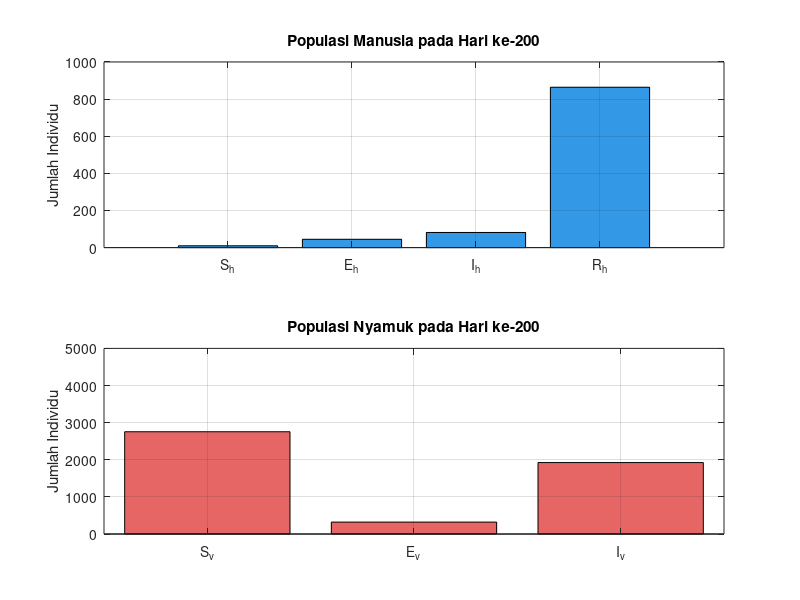

Here is the MATLAB script that generated this plot:
function SEIR_DBD_Animation
    % Parameter
    beta = 0.5;
    eta = 0.5;
    delta_eh = 0.2;
    theta_ev = 0.3;
    gamma_h = 0.1;
    mu_h = 0.01;
    mu_v = 0.05;
    Nh = 1000;
    Nv = 5000;
    p = 0.05; % Vaksinasi aktif

    % Waktu simulasi
    tspan = [0 200];
    y0 = [4000; 500; 500; 900; 50; 50; 0];  % [Sv, Ev, Iv, Sh, Eh, Ih, Rh]

    % Simulasi ODE
    [t, y] = ode45(@(t, y) odefun(t, y, beta, eta, delta_eh, theta_ev, gamma_h, mu_h, mu_v, Nh, Nv, p), tspan, y0);

    % Ekstrak kompartemen
    Sv = y(:,1); Ev = y(:,2); Iv = y(:,3);
    Sh = y(:,4); Eh = y(:,5); Ih = y(:,6); Rh = y(:,7);

    % Siapkan animasi
    figure;
    for i = 1:length(t)
        % Subplot manusia
        subplot(2,1,1);
        bar([Sh(i), Eh(i), Ih(i), Rh(i)], 'FaceColor', [0.2 0.6 0.9]);
        title(['Populasi Manusia pada Hari ke-', num2str(round(t(i)))]);
        set(gca, 'XTickLabel', {'S_h', 'E_h', 'I_h', 'R_h'});
        ylim([0 Nh]);
        ylabel('Jumlah Individu');
        grid on;

        % Subplot nyamuk
        subplot(2,1,2);
        bar([Sv(i), Ev(i), Iv(i)], 'FaceColor', [0.9 0.4 0.4]);
        title(['Populasi Nyamuk pada Hari ke-', num2str(round(t(i)))]);
        set(gca, 'XTickLabel', {'S_v', 'E_v', 'I_v'});
        ylim([0 Nv]);
        ylabel('Jumlah Individu');
        grid on;

        drawnow; % Update figure
        pause(0.05); % Jeda untuk kecepatan animasi
    end
end

function dydt = odefun(~, y, beta, eta, delta_eh, theta_ev, gamma_h, mu_h, mu_v, Nh, Nv, p)
    Sv = y(1); Ev = y(2); Iv = y(3);
    Sh = y(4); Eh = y(5); Ih = y(6); Rh = y(7);

    dSv = mu_v * Nv - (eta * Sv * Ih / Nh) - mu_v * Sv;
    dEv = (eta * Sv * Ih / Nh) - theta_ev * Ev - mu_v * Ev;
    dIv = theta_ev * Ev - mu_v * Iv;

    dSh = mu_h * Nh - (beta * Sh * Iv / Nh) - p * Sh - mu_h * Sh;
    dEh = (beta * Sh * Iv / Nh) - delta_eh * Eh - mu_h * Eh;
    dIh = delta_eh * Eh - gamma_h * Ih - mu_h * Ih;
    dRh = gamma_h * Ih + p * Sh - mu_h * Rh;

    dydt = [dSv; dEv; dIv; dSh; dEh; dIh; dRh];
end
